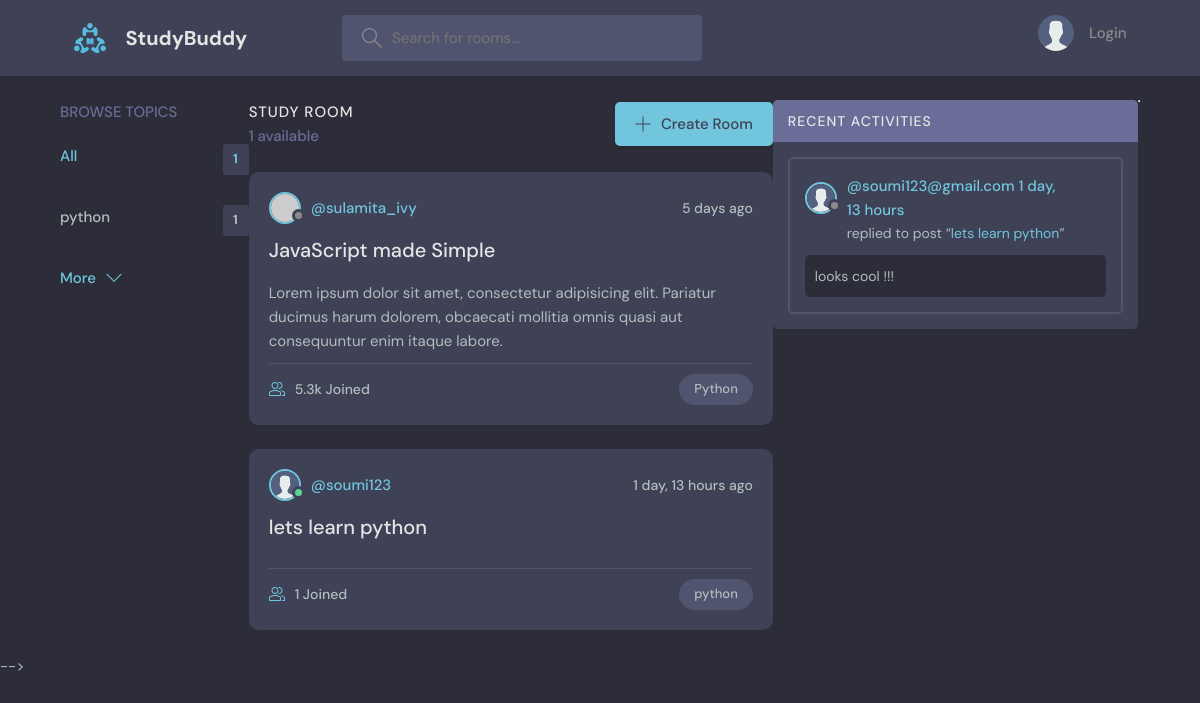
The page / on the database its author committed.
### base/models.py (models this page shows, shortened)
class Topic(models.Model):
   name = models.CharField(max_length=200)

class Room(models.Model):
    host = models.ForeignKey(User , on_delete=models.SET_NULL, null=True)
    topic = models.ForeignKey(Topic , on_delete=models.SET_NULL, null=True)
    name = models.CharField(max_length=200)
    description = models.TextField(null=True , blank=True)
    participants = models.ManyToManyField(User, related_name='participants', blank=True)
    updated = models.DateTimeField(auto_now=True)
    created = models.DateTimeField(auto_now_add=True)
    class Meta:
        ordering = ['-updated', '-created']
    def __str__ (self):
        return self.name

class User(AbstractUser):
    name = models.CharField(max_length=200, null=True)
    email = models.EmailField(unique=True, null=True)
    bio = models.TextField(null=True)
    avatar = models.ImageField(null=True, default="avatar.svg")
    USERNAME_FIELD ='email'
    REQUIRED_FIELDS = []

class Message(models.Model):
    user = models.ForeignKey(User , on_delete=models.CASCADE)
    room = models.ForeignKey(Room , on_delete=models.CASCADE)
    body = models.TextField()
    updated = models.DateTimeField(auto_now=True)
    created = models.DateTimeField(auto_now_add=True)
    class Meta:
        ordering = ['-updated', '-created']
    def __str__(self):
        return self.body[0:50]

### base/views.py (the view)
# urls.py: 2. Add a URL to urlpatterns:  path('', views.home, name='home')
def home(request):
    q = request.GET.get('q') if request.GET.get('q') != None else ''
    rooms= Room.objects.filter(
    Q(topic__name__icontains=q) |
    Q(name__icontains=q) |
    Q(description__icontains=q)
    )
    topics = Topic.objects.all()[0:3]
    room_count = rooms.count()
    room_messages = Message.objects.filter(Q(room__topic__name__icontains=q))
    context = {'rooms': rooms, 'topics': topics, 'room_count': room_count, 'room_messages': room_messages}
    return render(request, 'base/home.html',context)

### base/templates/base/home.html (shortened to what this page needs)
{% extends 'main.html' %}
{% block content %}
    <main class="layout layout--3">
      <div class="container">
        {% include 'base/topics_component.html' %}
        <div class="roomList">
          <div class="roomList__header">
            <div>
              <h2>Study Room</h2>
              <p>{{room_count}} available</p>
            </div>
            <a class="btn btn--main" href="{% url 'create-room' %}">
              <svg version="1.1" xmlns="http://www.w3.org/2000/svg" width="32" height="32" viewBox="0 0 32 32">
                <title>add</title>
                <path
                  d="M16.943 0.943h-1.885v14.115h-14.115v1.885h14.115v14.115h1.885v-14.115h14.115v-1.885h-14.115v-14.115z"
                ></path>
              </svg>
              Create Room
            </a>
          </div>
           <div class="roomListRoom">
            <div class="roomListRoom__header">
              <a href="profile.html" class="roomListRoom__author">
                <div class="avatar avatar--small">
                  <img src="https://randomuser.me/api/portraits/women/11.jpg" />
                </div>
                <span>@sulamita_ivy</span>
              </a>
              <div class="roomListRoom__actions">
                <span>5 days ago</span>
              </div>
            </div>
            <div class="roomListRoom__content">
              <a href="room.html">JavaScript made Simple</a>
              <p>
                Lorem ipsum dolor sit amet, consectetur adipisicing elit. Pariatur ducimus harum dolorem, obcaecati
                mollitia omnis quasi aut consequuntur enim itaque labore.
              </p>
            </div>
            <div class="roomListRoom__meta">
              <a href="room.html" class="roomListRoom__joined">
                5.3k Joined
              </a>
              <p class="roomListRoom__topic">Python</p>
            </div>
          </div>
          {% include 'base/feed_component.html' %}
        </div>
        {% include 'base/activity_component.html' %}
      </div>
    </main>
    {% endblock content %}

### base/templates/base/topics_component.html
<div class="topics">
   <div class="topics__header">
     <h2>Browse Topics</h2>
   </div>
   <ul class="topics__list">
     <li>
       <a href="{% url 'home' %}" class="active">All <span>{{topics.count}}</span></a>
     </li>
     {% for topic in topics %}
     <li>
       <a href="{% url 'home' %}?q={{topic.name}}">{{topic.name}} <span>{{topic.room_set.all.count}}</span></a>
     </li>
     {% endfor %}
   </ul>
   <button class="btn btn--link" href="{% url 'topics' %}">
     More
     <svg version="1.1" xmlns="http://www.w3.org/2000/svg" width="32" height="32" viewBox="0 0 32 32">
       <title>chevron-down</title>
       <path d="M16 21l-13-13h-3l16 16 16-16h-3l-13 13z"></path>
     </svg>
   </button>
 </div>

### base/templates/base/feed_component.html (shortened to what this page needs)
{% for room in rooms %}
<div class="roomListRoom">
  <div class="roomListRoom__header">
    <a href="{% url 'user-profile' room.id %}" class="roomListRoom__author">
      <div class="avatar avatar--small active">
        <img src="{{room.host.avatar.url}}" />
      </div>
      <span>@{{room.host.username}}</span>
    </a>
    <div class="roomListRoom__actions">
      <span>{{room.created|timesince}} ago</span>
    </div>
  </div>
  <div class="roomListRoom__content">
    <a href="{% url 'room' room.id %}">{{room.name}}</a>
  </div>
  <div class="roomListRoom__meta">
    <a href="{% url 'room' room.id %}" class="roomListRoom__joined">
      {{room.participants.all.count}} Joined
    </a>
    <p class="roomListRoom__topic">{{room.topic.name}}</p>
  </div>
</div>
  {% endfor %}

### base/templates/base/activity_component.html (shortened to what this page needs)
<div class="activities">
  <div class="activities__header">
    <h2>Recent Activities</h2>
  </div>
  {% for message in room_messages %}
  <div class="activities__box">
    <div class="activities_boxHeader roomListRoom_header">
      <a href="{% url 'user-profile' message.user.id %}" class="roomListRoom__author">
        <div class="avatar avatar--small">
          <img src="{{message.user.avatar.url}}" />
        </div>
        <p>
          @{{message.user}}
          <span>{{message.created | timesince}}</span>
        </p>
      </a>
    </div>
    <div class="activities__boxContent">
      <p>replied to post   “<a href="{% url 'room' message.room.id %}">{{message.room.name}}</a>”</p>
      <div class="activities__boxRoomContent">
        {{message.body}}
      </div>
    </div>
  </div>
  {% endfor %}
</div>
<hr>

### rows shown on the page
Topic: name "python", room_set.all.count "1"
Room: host.avatar (placeholder picture), host.username "soumi123", created "1 day, 13 hours", name "lets learn python", participants.all.count "1", topic.name "python"
Message: user.avatar (placeholder picture), user "soumi123@gmail.com", created "1 day, 13 hours", room.name "lets learn python", body "looks cool !!!"

### other values the page prints
{{ topics.count }} "1"
{{ room_count }} "1"
